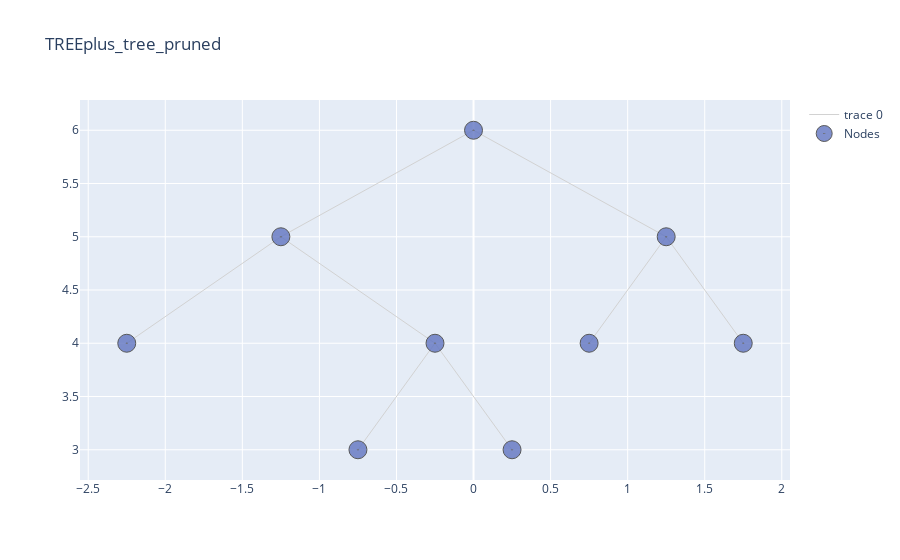

Notebook code cell kept with this figure:
### Code cell
alpha, pruned_table = tree.pruning(features_test, n_features_test, y_test, table = True)
pruned_table.style.hide()

### Figure 1 — Plotly figure (JSON) as saved in the notebook; plotly's stock layout.template omitted (floating-point values rounded to 4 significant figures)
{"data": [{"hoverinfo": "none", "line": {"color": "rgb(210,210,210)", "width": 1}, "mode": "lines", "type": "scatter", "x": [0, -1.25, null, 0, 1.25, null, -1.25, -2.25, null, -1.25, -0.25, null, 1.25, 0.75, null, 1.25, 1.75, null, -0.25, -0.75, null, -0.25, 0.25, null], "y": [6, 5, null, 6, 5, null, 5, 4, null, 5, 4, null, 5, 4, null, 5, 4, null, 4, 3, null, 4, 3, null]}, {"hoverinfo": "text", "marker": {"color": "#6175c1", "line": {"color": "rgb(50,50,50)", "width": 1}, "size": 18, "symbol": "circle-dot"}, "mode": "markers", "name": "Nodes", "opacity": 0.8, "text": ["n10, Class: NO, gini : 0.0, Samples : 5", "n6, Class: YES, gini : 0.4, Samples : 33", "n7, Class: NO, gini : 0.36, Samples : 194", "n1, ShelveLoc in (b'Bad', b'Medium'), Class:NO, gini : 0.48, Samples: 280", "n2, Price>121.0, Class:YES, gini : 0.33, Samples: 53", "n4, Class: YES, gini : 0.07, Samples : 27", "n5, Income>36.0, Class:YES, gini : 0.47, Samples: 26", "n11, Class: YES, gini : 0.36, Samples : 21", "n3, Price>92.5, Class:NO, gini : 0.42, Samples: 227"], "type": "scatter", "x": [-0.75, 0.75, 1.75, 0, -1.25, -2.25, -0.25, 0.25, 1.25], "y": [3, 4, 4, 6, 5, 4, 4, 3, 5]}], "layout": {"title": {"text": "TREEplus_tree_pruned"}}}
